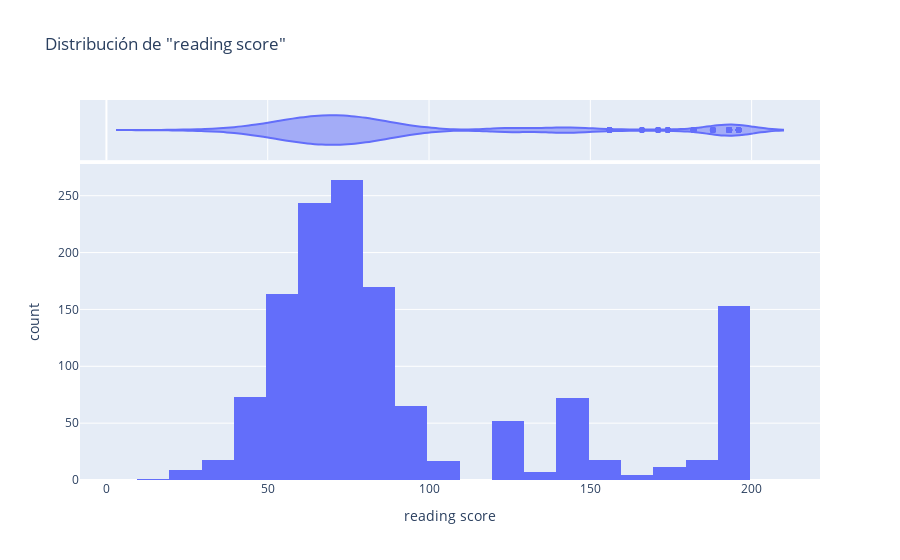

The cell this chart's notebook holds for it:
### Code cell
px.histogram(df_grades, x='reading score', title='Distribución de "reading score"', marginal='violin')

### Figure 1 — Plotly figure (JSON) as saved in the notebook; plotly's stock layout.template omitted (floating-point values rounded to 4 significant figures; data arrays with more than 128 entries replaced by an {"elided": "..."} marker saying what was removed)
{"data": [{"alignmentgroup": "True", "bingroup": "x", "hovertemplate": "reading score=%{x}<br>count=%{y}<extra></extra>", "legendgroup": "", "marker": {"color": "#636efa"}, "name": "", "offsetgroup": "", "orientation": "v", "showlegend": false, "type": "histogram", "x": {"elided": "1400 int values"}, "xaxis": "x", "yaxis": "y"}, {"alignmentgroup": "True", "hovertemplate": "reading score=%{x}<extra></extra>", "legendgroup": "", "marker": {"color": "#636efa"}, "name": "", "offsetgroup": "", "scalegroup": "x", "showlegend": false, "type": "violin", "x": {"elided": "1400 int values"}, "xaxis": "x2", "yaxis": "y2"}], "layout": {"barmode": "relative", "legend": {"tracegroupgap": 0}, "title": {"text": "Distribución de \"reading score\""}, "xaxis": {"anchor": "y", "domain": [0, 1], "title": {"text": "reading score"}}, "xaxis2": {"anchor": "y2", "domain": [0, 1], "matches": "x", "showgrid": true, "showticklabels": false}, "yaxis": {"anchor": "x", "domain": [0, 0.8316], "title": {"text": "count"}}, "yaxis2": {"anchor": "x2", "domain": [0.8416, 1], "matches": "y2", "showgrid": false, "showline": false, "showticklabels": false, "ticks": ""}}}
